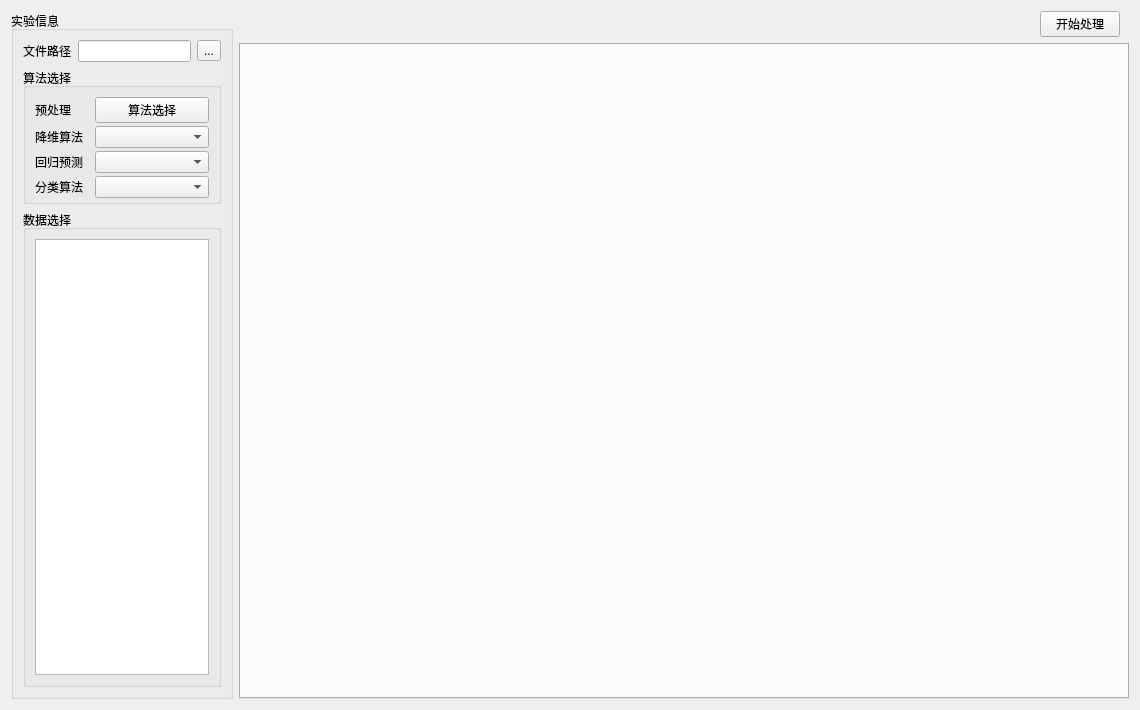
<?xml version="1.0" encoding="UTF-8"?>
<ui version="4.0">
 <class>Alg_show</class>
 <widget class="QWidget" name="Alg_show">
  <property name="geometry">
   <rect>
    <x>0</x>
    <y>0</y>
    <width>1140</width>
    <height>710</height>
   </rect>
  </property>
  <property name="windowTitle">
   <string>Form</string>
  </property>
  <layout class="QHBoxLayout" name="horizontalLayout_3">
   <item>
    <layout class="QGridLayout" name="gridLayout" rowstretch="0,0" columnstretch="1,4">
     <item row="0" column="1">
      <widget class="QWidget" name="widget" native="true">
       <layout class="QHBoxLayout" name="horizontalLayout">
        <property name="topMargin">
         <number>0</number>
        </property>
        <property name="bottomMargin">
         <number>0</number>
        </property>
        <item>
         <spacer name="horizontalSpacer">
          <property name="orientation">
           <enum>Qt::Orientation::Horizontal</enum>
          </property>
          <property name="sizeHint" stdset="0">
           <size>
            <width>40</width>
            <height>20</height>
           </size>
          </property>
         </spacer>
        </item>
        <item>
         <widget class="QPushButton" name="Begin_Button">
          <property name="maximumSize">
           <size>
            <width>100</width>
            <height>32</height>
           </size>
          </property>
          <property name="text">
           <string>开始处理</string>
          </property>
         </widget>
        </item>
       </layout>
      </widget>
     </item>
     <item row="1" column="1">
      <widget class="QTabWidget" name="tabWidget">
       <property name="currentIndex">
        <number>-1</number>
       </property>
      </widget>
     </item>
     <item row="0" column="0" rowspan="2">
      <widget class="QGroupBox" name="groupBox">
       <property name="font">
        <font>
         <bold>false</bold>
        </font>
       </property>
       <property name="title">
        <string>实验信息</string>
       </property>
       <property name="flat">
        <bool>false</bool>
       </property>
       <property name="checkable">
        <bool>false</bool>
       </property>
       <layout class="QVBoxLayout" name="verticalLayout" stretch="0,1,4">
        <item>
         <layout class="QHBoxLayout" name="horizontalLayout_2">
          <item>
           <widget class="QLabel" name="label">
            <property name="text">
             <string>文件路径</string>
            </property>
           </widget>
          </item>
          <item>
           <widget class="QLineEdit" name="FilePath_lineEdit"/>
          </item>
          <item>
           <widget class="QToolButton" name="toolButton">
            <property name="text">
             <string>...</string>
            </property>
           </widget>
          </item>
         </layout>
        </item>
        <item>
         <widget class="QGroupBox" name="groupBox_3">
          <property name="title">
           <string>算法选择</string>
          </property>
          <layout class="QGridLayout" name="gridLayout_4" columnstretch="1,2">
           <property name="bottomMargin">
            <number>3</number>
           </property>
           <property name="spacing">
            <number>3</number>
           </property>
           <item row="5" column="1">
            <widget class="QComboBox" name="Reg_ComboBox"/>
           </item>
           <item row="1" column="0">
            <widget class="QLabel" name="label_4">
             <property name="layoutDirection">
              <enum>Qt::LayoutDirection::LeftToRight</enum>
             </property>
             <property name="text">
              <string>预处理</string>
             </property>
            </widget>
           </item>
           <item row="7" column="1">
            <widget class="QComboBox" name="Classify_ComboBox"/>
           </item>
           <item row="5" column="0">
            <widget class="QLabel" name="label_3">
             <property name="layoutDirection">
              <enum>Qt::LayoutDirection::LeftToRight</enum>
             </property>
             <property name="text">
              <string>回归预测</string>
             </property>
            </widget>
           </item>
           <item row="3" column="0">
            <widget class="QLabel" name="label_2">
             <property name="layoutDirection">
              <enum>Qt::LayoutDirection::LeftToRight</enum>
             </property>
             <property name="text">
              <string>降维算法</string>
             </property>
            </widget>
           </item>
           <item row="7" column="0">
            <widget class="QLabel" name="label_5">
             <property name="text">
              <string>分类算法</string>
             </property>
            </widget>
           </item>
           <item row="3" column="1">
            <widget class="QComboBox" name="Dimension_ComboBox"/>
           </item>
           <item row="1" column="1">
            <widget class="QPushButton" name="Pre_Button">
             <property name="text">
              <string>算法选择</string>
             </property>
            </widget>
           </item>
          </layout>
         </widget>
        </item>
        <item>
         <widget class="QGroupBox" name="groupBox_4">
          <property name="title">
           <string>数据选择</string>
          </property>
          <layout class="QGridLayout" name="gridLayout_2">
           <item row="0" column="0">
            <widget class="QTextBrowser" name="textBrowser"/>
           </item>
          </layout>
         </widget>
        </item>
       </layout>
      </widget>
     </item>
    </layout>
   </item>
  </layout>
 </widget>
 <resources/>
 <connections/>
</ui>
